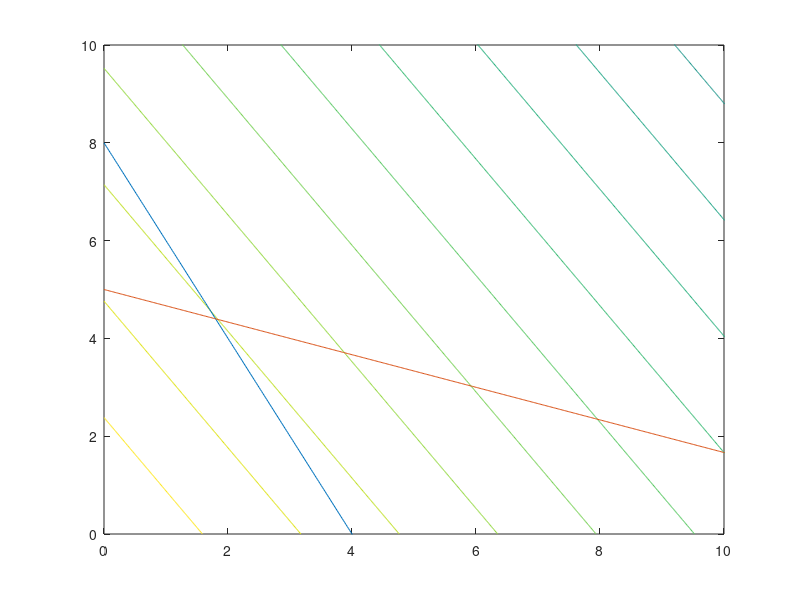

Source code (MATLAB): (Note: this script raises an error after producing the figure.)
clear('all');
clc;

% Problem data: (Remember that all vectors are column vectors.)
c = [-3/2 -1 0 0]';
A = [2   1  1 0 ;
     1 3  0 1];
b = [8 15]';
% A fesible starting point:
x0 = [0 0 8 15]'; % The starting point must also have four variables!

x = linspace(0, 20, 1000);
y = linspace(0, 20, 1000);
[X, Y] = meshgrid(x, y);
Z = -3/2 * X - Y; 
contour(X, Y, Z, 20);
hold on
c1 = 8 - 2*x;
c2 = (15 - x)/3;
plot(x, c1);
plot(x, c2);
xlim([0, 10]);
ylim([0, 10]);
hold off

% Solve problem and print a report: (Call simplex(c,A,b,x0,[]) if you do 
% not want the report printed).
[x, fval, iterates] = simplex(c,A,b,x0,'report');

% Extract iterates in the space of x_1 and x_2:
iter_x1_x2 = iterates(1:2, :);

% Extract iterates as individual vectors (containing x_1 and x_2):
iter_1 = iter_x1_x2(:,1);
iter_2 = iter_x1_x2(:,2);
iter_3 = iter_x1_x2(:,3);